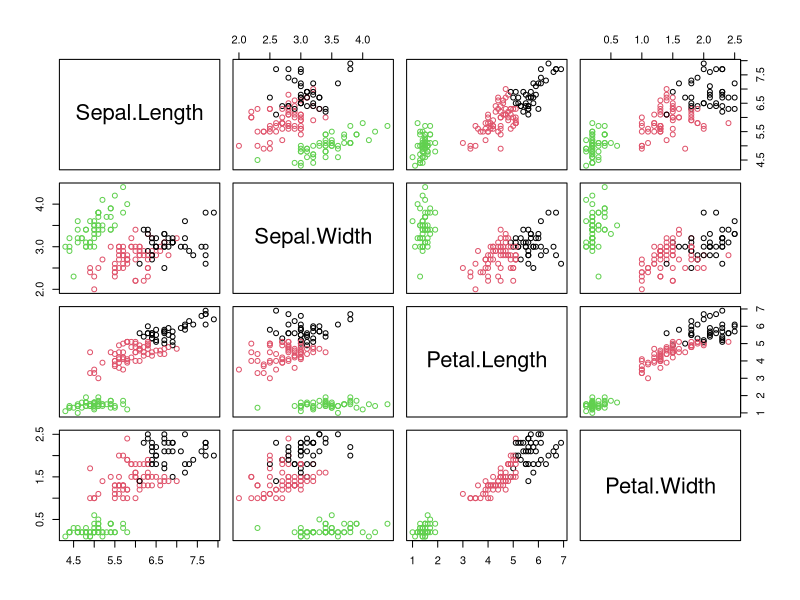
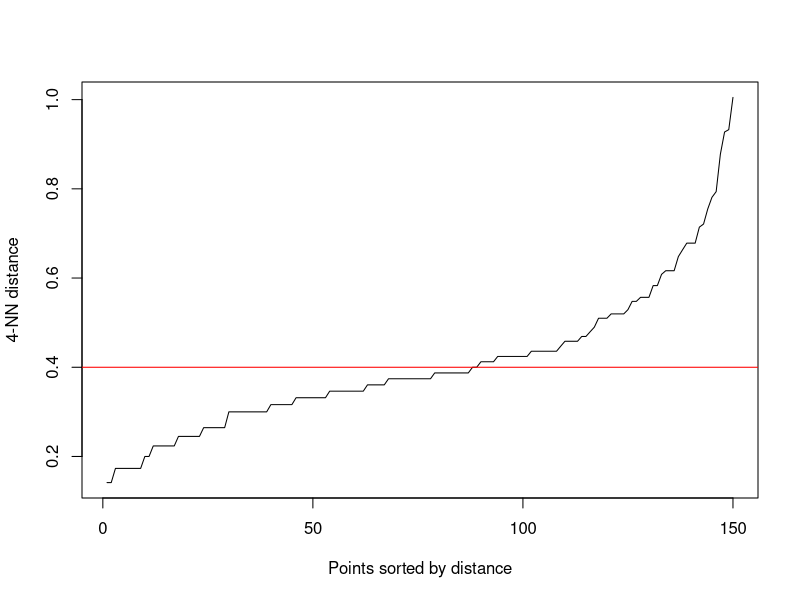
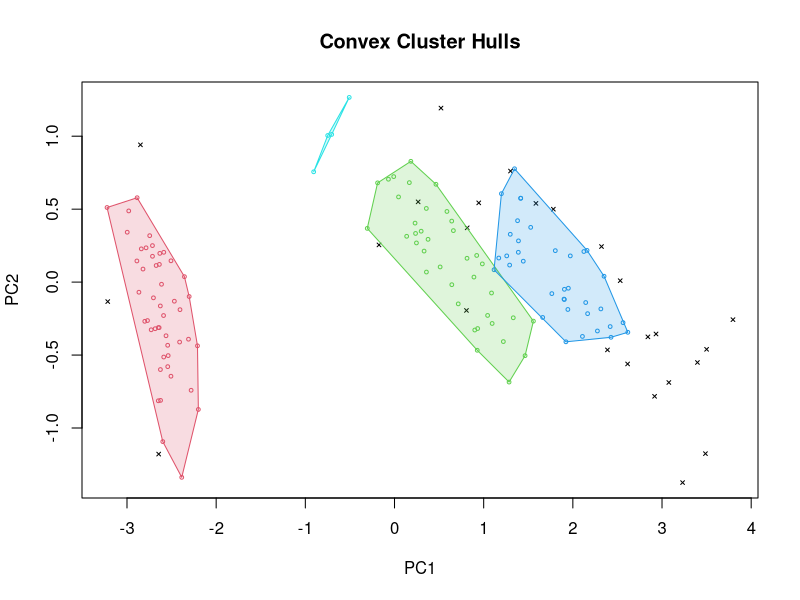
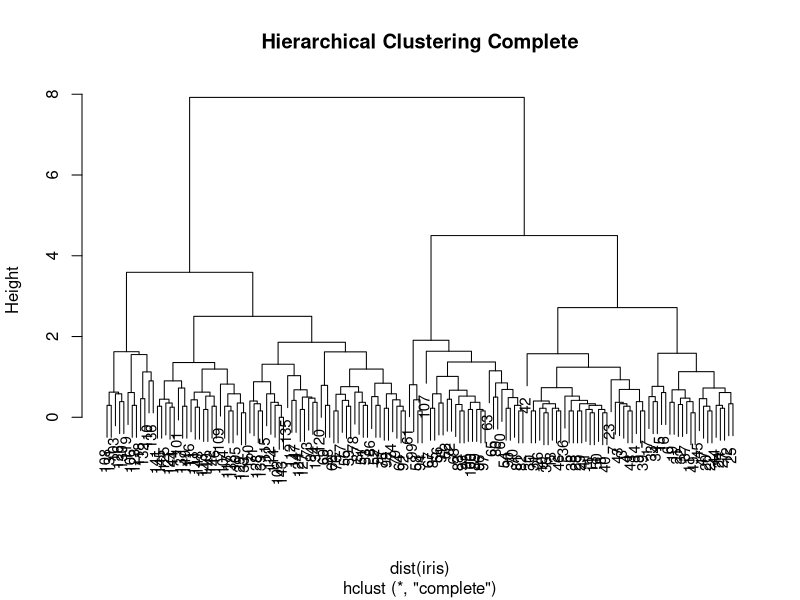
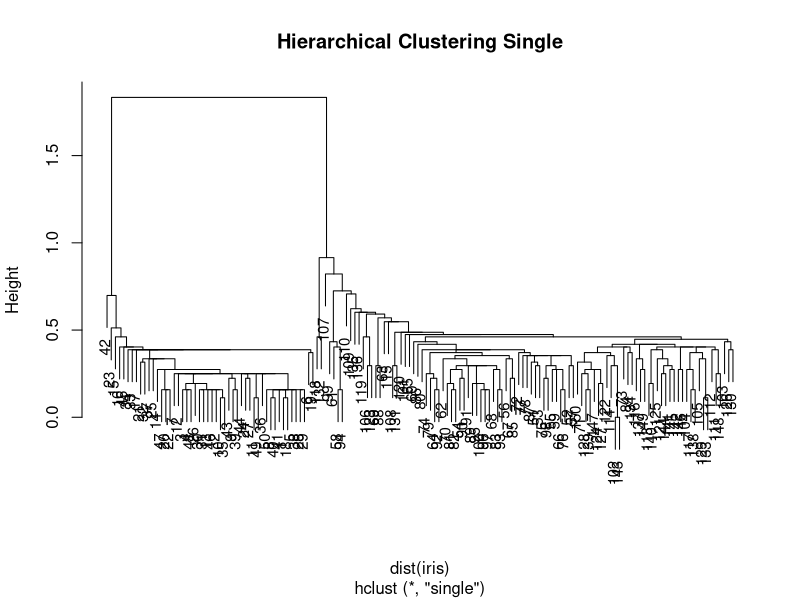

Recreate these plots in R, in order.
#Kmeans
library(cluster)
iris1 <- iris[,1:4]
results <- kmeans(iris1,3)
results
table(iris$Species,results$cluster)
plot(iris[,-5],col=results$cluster)


#DBScan
library(dbscan)
iris_m <- iris[,1:4]
kNNdistplot(iris_m,k=4)
abline(h=0.4,col="red")
db <- dbscan(iris_m,0.4,4)
db
hullplot(iris_m,db$cluster)
table(iris$Species,db$cluster)


#Hierarchical Clustering
library(cluster)
hc_complete <- hclust(dist(iris),method = "complete")
hc_single <- hclust(dist(iris),method = "single")
plot(hc_complete, main = "Hierarchical Clustering Complete", cex = 0.9)
plot(hc_single, main = "Hierarchical Clustering Single", cex = 0.9)
